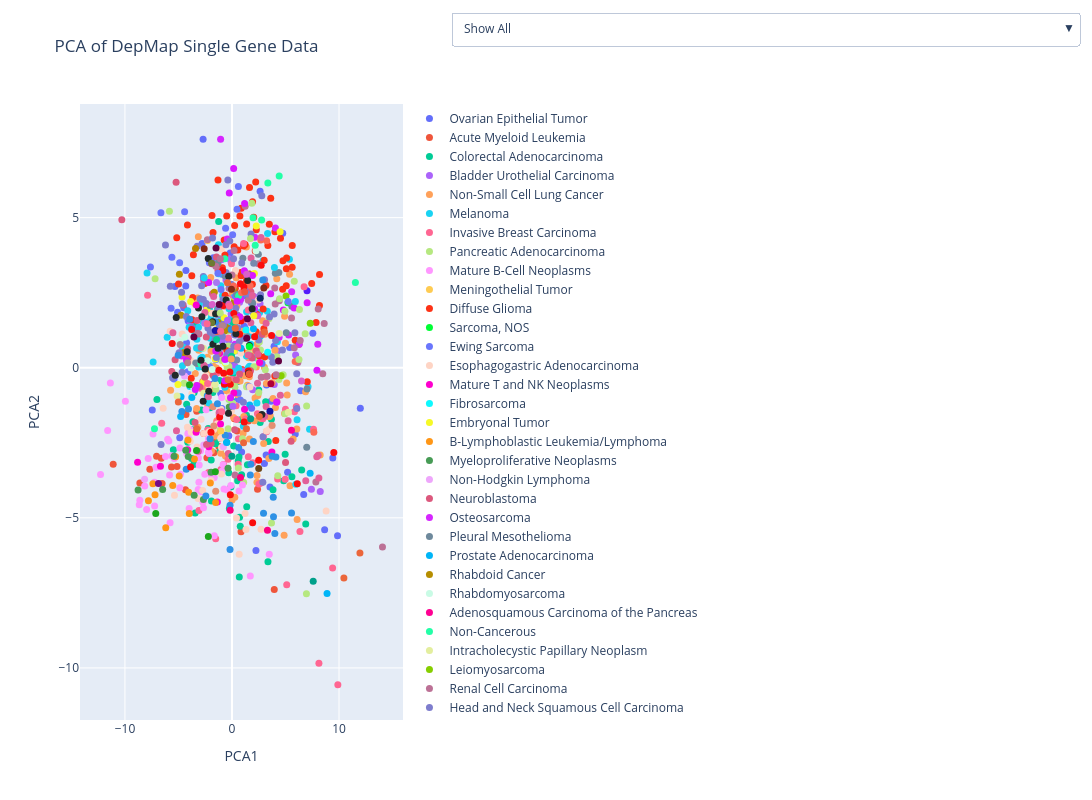

The notebook cell saved with this chart:
### Code cell
# Prepare PCA input (excluding non-numeric columns)
pca_input = combined_df[gene_cols].apply(pd.to_numeric, errors="coerce")
pca = PCA(n_components=2, random_state=0)
pca_embedding = pca.fit_transform(pca_input)

# Add PCA components to the dataframe
combined_df["PCA1"] = pca_embedding[:, 0]
combined_df["PCA2"] = pca_embedding[:, 1]

# Prepare color map for each cancer type
cancer_types = combined_df["OncotreePrimaryDisease"].unique()
color_map = px.colors.qualitative.Plotly + px.colors.qualitative.Light24 + px.colors.qualitative.Dark24
highlight_color_map = {cancer: color_map[i % len(color_map)] for i, cancer in enumerate(cancer_types)}

# Create one trace per cancer type
traces = []
for cancer in cancer_types:
    df_subset = combined_df[combined_df["OncotreePrimaryDisease"] == cancer]
    trace = go.Scatter(
        x=df_subset["PCA1"],
        y=df_subset["PCA2"],
        mode='markers',
        name=cancer,
        marker=dict(size=7),
        text=[f"{cancer} | {model_id}" for model_id in df_subset["ModelID"]],
        hoverinfo='text',
    )
    traces.append(trace)

# Create dropdown buttons
dropdown_buttons = []

for i, cancer in enumerate(cancer_types):
    # Make all grey except the selected one
    visibility = [True] * len(cancer_types)
    colors = ['lightgrey'] * len(cancer_types)
    colors[i] = highlight_color_map[cancer]

    button = dict(
        method="update",
        label=cancer,
        args=[
            {"visible": visibility,
             "marker": [{'color': colors[j]} for j in range(len(cancer_types))]},
            {"title": f"PCA Highlighted: {cancer}"}
        ]
    )
    dropdown_buttons.append(button)

# Add a button to show all with normal colors
default_colors = [highlight_color_map[cancer] for cancer in cancer_types]
dropdown_buttons.insert(0, dict(
    method="update",
    label="Show All",
    args=[
        {"visible": [True]*len(cancer_types),
         "marker": [{'color': default_colors[j]} for j in range(len(cancer_types))]},
        {"title": "PCA of DepMap Single Gene Data"}
    ]
))

# Create the figure
fig = go.Figure(data=traces)

# Set default colors
for i, trace in enumerate(fig.data):
    trace.marker.color = default_colors[i]

fig.update_layout(
    title="PCA of DepMap Single Gene Data",
    xaxis_title="PCA1",
    yaxis_title="PCA2",
    updatemenus=[{
        "buttons": dropdown_buttons,
        "direction": "down",
        "showactive": True,
        "x": 1.15,
        "xanchor": "left",
        "y": 1.15,
        "yanchor": "top"
    }],
    width=1500,
    height=800
)

fig.show()
fig.write_html("achilles_pca.html")
